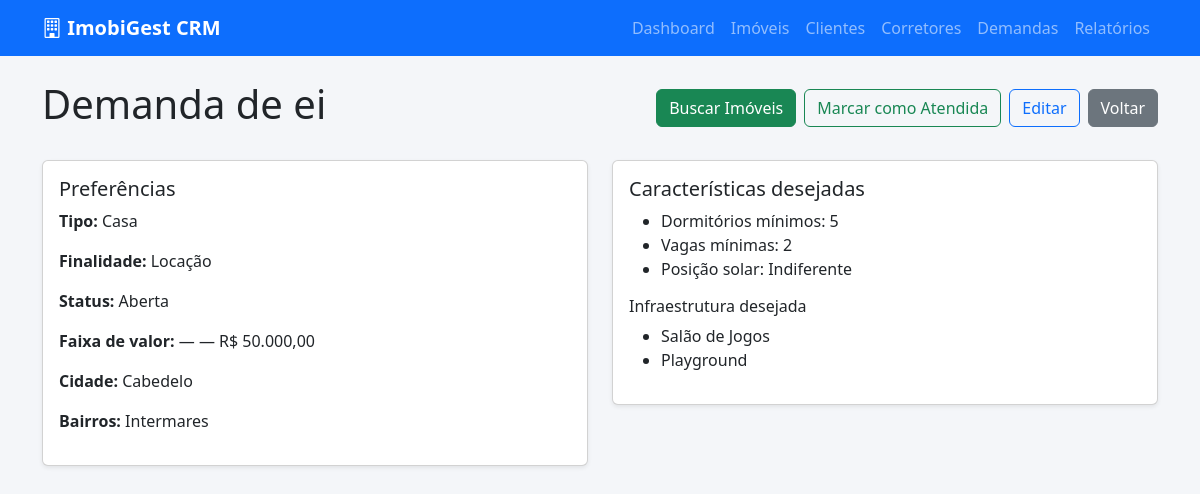
The page /demandas/1/ on the database as committed earlier.
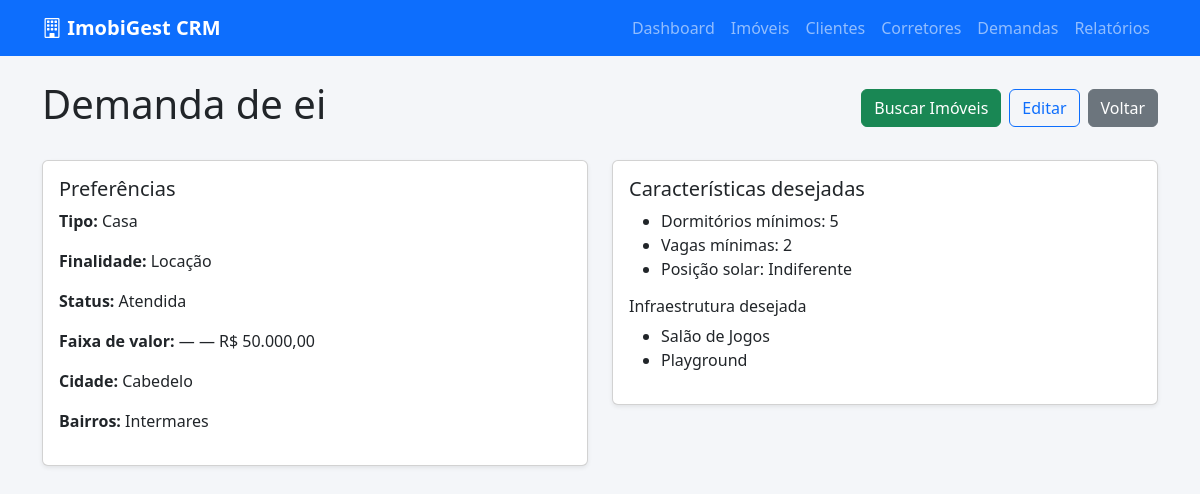
The same page on the database as committed later.
### apps/imoveis/models.py (models this page shows, shortened)
class DemandaCliente(models.Model):
    TIPO_CHOICES = [
        ('casa', 'Casa'),
        ('apartamento', 'Apartamento'),
        ('cobertura', 'Cobertura'),
        ('terreno', 'Terreno'),
        ('comercial', 'Comercial'),
    ]
    FINALIDADE_CHOICES = [
        ('venda', 'Venda'),
        ('locacao', 'Locação'),
    ]
    STATUS_CHOICES = [
        ('aberta', 'Aberta'),
        ('atendida', 'Atendida'),
    ]
    cliente = models.ForeignKey('Cliente', on_delete=models.CASCADE)
    tipo_imovel = models.CharField(max_length=30, choices=TIPO_CHOICES)
    finalidade = models.CharField(max_length=20, choices=FINALIDADE_CHOICES)
    status = models.CharField(max_length=20, choices=STATUS_CHOICES, default='aberta')
    valor_minimo = models.DecimalField(max_digits=12, decimal_places=2, null=True, blank=True)
    valor_maximo = models.DecimalField(max_digits=12, decimal_places=2, null=True, blank=True)
    cidade = models.CharField(max_length=50, choices=CIDADE_CHOICES, default='João Pessoa')
    bairro = models.CharField(max_length=100, blank=True, null=True)
    bairros = models.CharField(max_length=500, blank=True, null=True, help_text='Bairros separados por vírgula')
    dormitorios = models.IntegerField(null=True, blank=True)
    vagas = models.IntegerField(null=True, blank=True)
    posicao_solar = models.CharField(
        max_length=15,
        choices=[
            ('nascente', 'Nascente'),
            ('sul', 'Sul'),
            ('poente', 'Poente'),
            ('indiferente', 'Indiferente'),
        ],
        default='indiferente',
    )
    infraestrutura = models.ManyToManyField('Infraestrutura', blank=True)
    criado_em = models.DateTimeField(auto_now_add=True)

class Cliente(models.Model):
    nome = models.CharField(max_length=150)
    telefone = models.CharField(max_length=20)
    email = models.EmailField(blank=True, null=True)
    observacao = models.TextField(blank=True, null=True)
    criado_em = models.DateTimeField(auto_now_add=True)

### apps/demandas/views.py (the view)
# urls.py: path('<int:pk>/', DemandaDetailView.as_view(), name='detail'),
class DemandaDetailView(DetailView):
    model = DemandaCliente
    template_name = 'demandas/detail.html'
    context_object_name = 'demanda'

### apps/imoveis/templatetags/moeda_filters.py (called while the page is built)
@register.filter
def moeda(valor):
    return formatar_moeda(valor)

### apps/imoveis/utils.py (called while the page is built)
def formatar_moeda(valor, simbolo=True):
    if valor is None or valor == '':
        return '—'
    try:
        numero = Decimal(str(valor))
        texto = f'{numero:,.2f}'.replace(',', 'X').replace('.', ',').replace('X', '.')
        return f'R$ {texto}' if simbolo else texto
    except (InvalidOperation, ValueError, TypeError):
        return str(valor)

### apps/demandas/templates/demandas/detail.html (shortened to what this page needs)
{% extends 'base.html' %}
{% load moeda_filters %}
{% block content %}
<div class="d-flex justify-content-between align-items-center mb-4">
    <h1>Demanda de {{ demanda.cliente.nome }}</h1>
    <div class="d-flex gap-2">
        <a href="{% url 'demandas:buscar' demanda.pk %}" class="btn btn-success">Buscar Imóveis</a>
        {% if demanda.status == 'aberta' %}
        <form method="post" action="{% url 'demandas:atender' demanda.pk %}">
            <button class="btn btn-outline-success">Marcar como Atendida</button>
        </form>
        {% endif %}
        <a href="{% url 'demandas:update' demanda.pk %}" class="btn btn-outline-primary">Editar</a>
        <a href="{% url 'demandas:list' %}" class="btn btn-secondary">Voltar</a>
    </div>
</div>
<div class="row g-4">
    <div class="col-md-6">
        <div class="card shadow-sm">
            <div class="card-body">
                <h5>Preferências</h5>
                <p><strong>Tipo:</strong> {{ demanda.get_tipo_imovel_display }}</p>
                <p><strong>Finalidade:</strong> {{ demanda.get_finalidade_display }}</p>
                <p><strong>Status:</strong> {{ demanda.get_status_display }}</p>
                <p><strong>Faixa de valor:</strong>
                    {% if demanda.valor_minimo or demanda.valor_maximo %}
                        {% if demanda.valor_minimo %}{{ demanda.valor_minimo|moeda }}{% else %}—{% endif %}
                        —
                        {% if demanda.valor_maximo %}{{ demanda.valor_maximo|moeda }}{% else %}—{% endif %}
                    {% else %}—{% endif %}
                </p>
                <p><strong>Cidade:</strong> {{ demanda.cidade|default:"—" }}</p>
                <p><strong>Bairros:</strong> {{ demanda.bairros|default:demanda.bairro|default:"—" }}</p>
            </div>
        </div>
    </div>
    <div class="col-md-6">
        <div class="card shadow-sm">
            <div class="card-body">
                <h5>Características desejadas</h5>
                <ul class="mb-0">
                    <li>Dormitórios mínimos: {{ demanda.dormitorios|default:"—" }}</li>
                    <li>Vagas mínimas: {{ demanda.vagas|default:"—" }}</li>
                    <li>Posição solar: {{ demanda.get_posicao_solar_display }}</li>
                </ul>
                {% if demanda.infraestrutura.all %}
                <h6 class="mt-3">Infraestrutura desejada</h6>
                <ul>
                    {% for item in demanda.infraestrutura.all %}
                    <li>{{ item.nome }}</li>
                    {% endfor %}
                </ul>
                {% endif %}
            </div>
        </div>
    </div>
</div>
{% endblock %}

Rows that differ between the two databases and show on the page:
changed DemandaCliente "Casa": status "Aberta" → "Atendida"
Other text that changed with them:
text no longer shown: "Marcar como Atendida"
